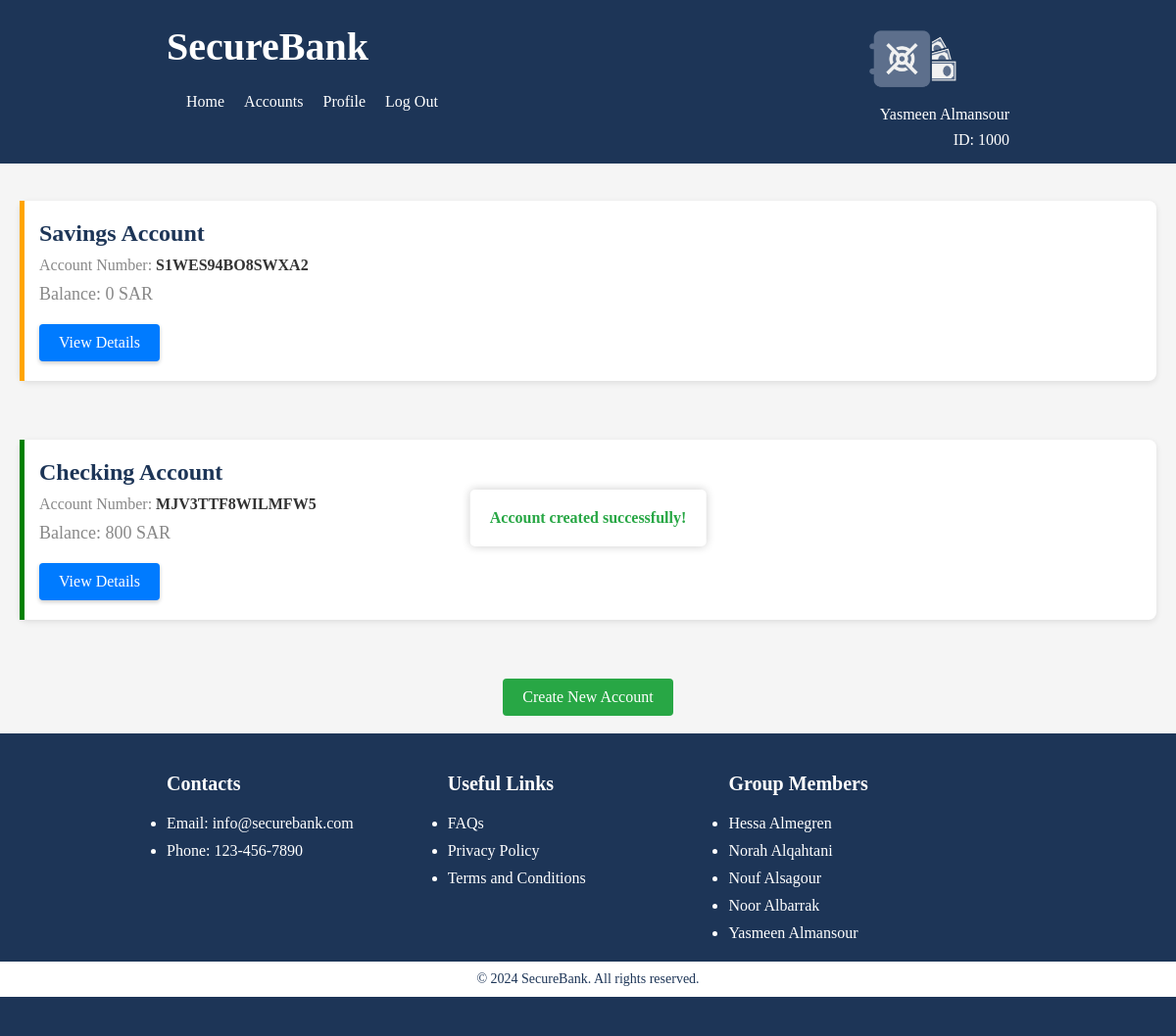
Page /SecureBank/Users/Services/userAccounts.php?success=1 (signed in) on the committed database.
### tables this page shows
CREATE TABLE `accounts` (
  `account_id` int(11) NOT NULL,
  `account_number` varchar(50) NOT NULL,
  `account_type` enum('Savings','Checking','Business','Individual Retirement') NOT NULL,
  `date_opened` date NOT NULL DEFAULT current_timestamp(),
  `account_status` enum('Active','Closed','Suspended','Pending Approval') NOT NULL DEFAULT 'Pending Approval',
  `balance` decimal(10,0) NOT NULL,
  `user_id` int(11) NOT NULL
);

### SecureBank/Users/Services/userAccounts.php (the view, shortened to what this page needs)
<!DOCTYPE html>
<html lang="en">
<head>
  <link rel="stylesheet" href="../../CSS/styles.css">
  <link rel="stylesheet" href="../CSS/styles.css">
</head>
<body>
  <?php include '../Include/header.php'; ?>
  <div id="success-popup" class="success-popup" <?php if (isset($_GET['success']) && $_GET['success'] == 1) echo 'style="display: block;"'; ?>>
    <p id="success-popup-message">Account created successfully!</p>
  </div>
  <br>
  <?php
  if (empty($accounts)) {
    echo '<div class="container">';
    echo '<div class="no-accounts">';
    echo '<p>There are no accounts under this user.</p>';
    echo '</div>';
    echo '</div>';
  } else {
    foreach ($accounts as $account) {
      $accountNumber = $account['account_number'];
      $accountType = $account['account_type'];
      $dateOpened = $account['date_opened'];
      $accountStatus = $account['account_status'];
      $balance = $account['balance'];
      $statusClass = '';
      switch ($accountStatus) {
        case 'Active':
          $statusClass = 'status-active';
          break;
        case 'Pending Approval':
          $statusClass = 'status-pending';
          break;
      }
      ?>
      <div class="container-accounts">
        <div class="account-card">
          <div class="status-bar <?php echo $statusClass; ?>"></div>
          <h2><?php echo $accountType; ?> Account</h2>
          <p>Account Number: <span class="account-number"><?php echo $accountNumber; ?></span></p>
          <p class="balance">Balance: <?php echo $balance . " SAR"; ?></p>
          <div class="actions">
            <a href="#" onclick="showPopup('<?php echo $accountType; ?>', '<?php echo $accountNumber; ?>', '<?php echo $dateOpened; ?>', '<?php echo $accountStatus; ?>', '<?php echo $balance; ?>')">View Details</a>
          </div>
        </div>
      </div>
      <?php
    }
  }
  ?>
  <div class="create-account-button">
    <a href="createAccount.php">Create New Account</a>
  </div>
  <br>
  <?php include $_SERVER['DOCUMENT_ROOT'] . '/SecureBank/Include/footer.php'; ?>
</body>
</html>

### SecureBank/CSS/styles.css (style rules this page uses)
* { margin: 0; padding: 0; box-sizing: border-box; }
body { font-family: 'Times New Roman', Times, serif; background-color: #f5f5f5; color: #1d3557; margin: 0; padding: 0; }

### SecureBank/Users/CSS/styles.css (style rules this page uses)
.account-card { background-color: #ffffff; border-radius: 8px; box-shadow: 0 2px 6px rgba(0, 0, 0, 0.1); padding: 20px; margin-bottom: 20px; }
.account-card h2 { font-size: 24px; margin-top: 0; margin-bottom: 10px; }
.account-card p { margin: 0; color: #888888; }
.account-card .account-number { font-weight: bold; color: #333333; }
.account-card .balance { font-size: 18px; margin-top: 10px; }
.account-card .actions { margin-top: 20px; }
.account-card .actions a { display: inline-block; background-color: #007bff; color: #ffffff; text-decoration: none; padding: 10px 20px; border-radius: 4px; transition: background-color 0.3s ease; box-shadow: 0 2px 4px rgba(0, 0, 0, 0.2); }
.create-account-button { margin-top: 20px; text-align: center; }
.create-account-button a { display: inline-block; background-color: #28a745; color: #ffffff; text-decoration: none; padding: 10px 20px; border-radius: 4px; transition: background-color 0.3s ease; }
.container-accounts { max-width: 1200px; margin: 0 auto; padding: 20px; }
.account-card { position: relative; }
.status-bar { position: absolute; top: 0; left: 0; bottom: 0; width: 5px; }
.status-active { background-color: green; }
.status-pending { background-color: orange; }
.success-popup { position: fixed; top: 50%; left: 50%; transform: translate(-50%, -50%); background-color: #fff; padding: 20px; border-radius: 5px; box-shadow: 0 0 10px rgba(0, 0, 0, 0.2); z-index: 9999; display: none; }
.success-popup p { margin: 0; color: #28a745; font-weight: bold; }

### SecureBank/Admin/CSS/styles.css (style rules this page uses)
.success-popup { position: fixed; top: 50%; left: 50%; transform: translate(-50%, -50%); background-color: #fff; padding: 20px; border-radius: 5px; box-shadow: 0 0 10px rgba(0, 0, 0, 0.2); z-index: 9999; display: none; }
.success-popup p { margin: 0; color: #28a745; font-weight: bold; }

### rows in the picture
accounts: account_type "Savings", account_number "S1WES94BO8SWXA2", balance "0"
accounts: account_type "Checking", account_number "MJV3TTF8WILMFW5", balance "800"

### other values in the picture
$userFirstName "Yasmeen"
$userLastName "Almansour"
$userId "1000"
